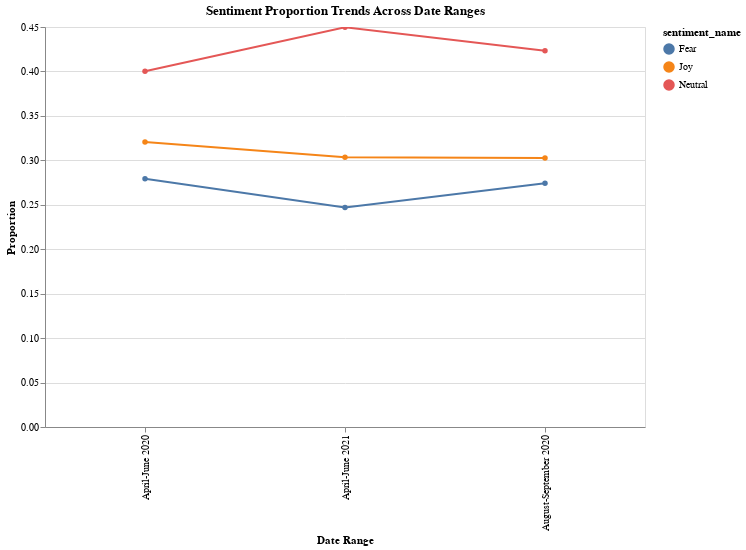

The cell this chart's notebook holds for it:
### Markdown cell above
**Reasoning**:
Generate a line plot showing the proportion of each sentiment across the three date ranges using the melted DataFrame.

### Code cell
import altair as alt

# Create the line plot
sentiment_plot = alt.Chart(sentiment_proportions_melted).mark_line(point=True).encode(
    x=alt.X('Date Range', axis=alt.Axis(title='Date Range')),
    y=alt.Y('Proportion', axis=alt.Axis(title='Proportion')),
    color='sentiment_name:N',
    tooltip=['Date Range', 'sentiment_name', 'Proportion']
).properties(
    title='Sentiment Proportion Trends Across Date Ranges',
    width=600,  # Increase width
    height=400  # Increase height
).interactive()

# Display the plot
sentiment_plot

### Figure 1 — Vega-Lite specification as saved in the notebook (floating-point values rounded to 4 significant figures)
{"config": {"view": {"continuousWidth": 300, "continuousHeight": 300}}, "data": {"name": "data-2c870be0756042c988e6b27e064141c8"}, "mark": {"type": "line", "point": true}, "encoding": {"color": {"field": "sentiment_name", "type": "nominal"}, "tooltip": [{"field": "Date Range", "type": "nominal"}, {"field": "sentiment_name", "type": "nominal"}, {"field": "Proportion", "type": "quantitative"}], "x": {"axis": {"title": "Date Range"}, "field": "Date Range", "type": "nominal"}, "y": {"axis": {"title": "Proportion"}, "field": "Proportion", "type": "quantitative"}}, "height": 400, "params": [{"name": "param_3", "select": {"type": "interval", "encodings": ["x", "y"]}, "bind": "scales"}], "title": "Sentiment Proportion Trends Across Date Ranges", "width": 600, "$schema": "https://vega.github.io/schema/vega-lite/v5.20.1.json", "datasets": {"data-2c870be0756042c988e6b27e064141c8": [{"sentiment_name": "Fear", "Date Range": "April-June 2020", "Proportion": 0.2793}, {"sentiment_name": "Neutral", "Date Range": "April-June 2020", "Proportion": 0.4002}, {"sentiment_name": "Joy", "Date Range": "April-June 2020", "Proportion": 0.3205}, {"sentiment_name": "Fear", "Date Range": "August-September 2020", "Proportion": 0.2741}, {"sentiment_name": "Neutral", "Date Range": "August-September 2020", "Proportion": 0.4232}, {"sentiment_name": "Joy", "Date Range": "August-September 2020", "Proportion": 0.3027}, {"sentiment_name": "Fear", "Date Range": "April-June 2021", "Proportion": 0.2468}, {"sentiment_name": "Neutral", "Date Range": "April-June 2021", "Proportion": 0.4497}, {"sentiment_name": "Joy", "Date Range": "April-June 2021", "Proportion": 0.3035}]}}
